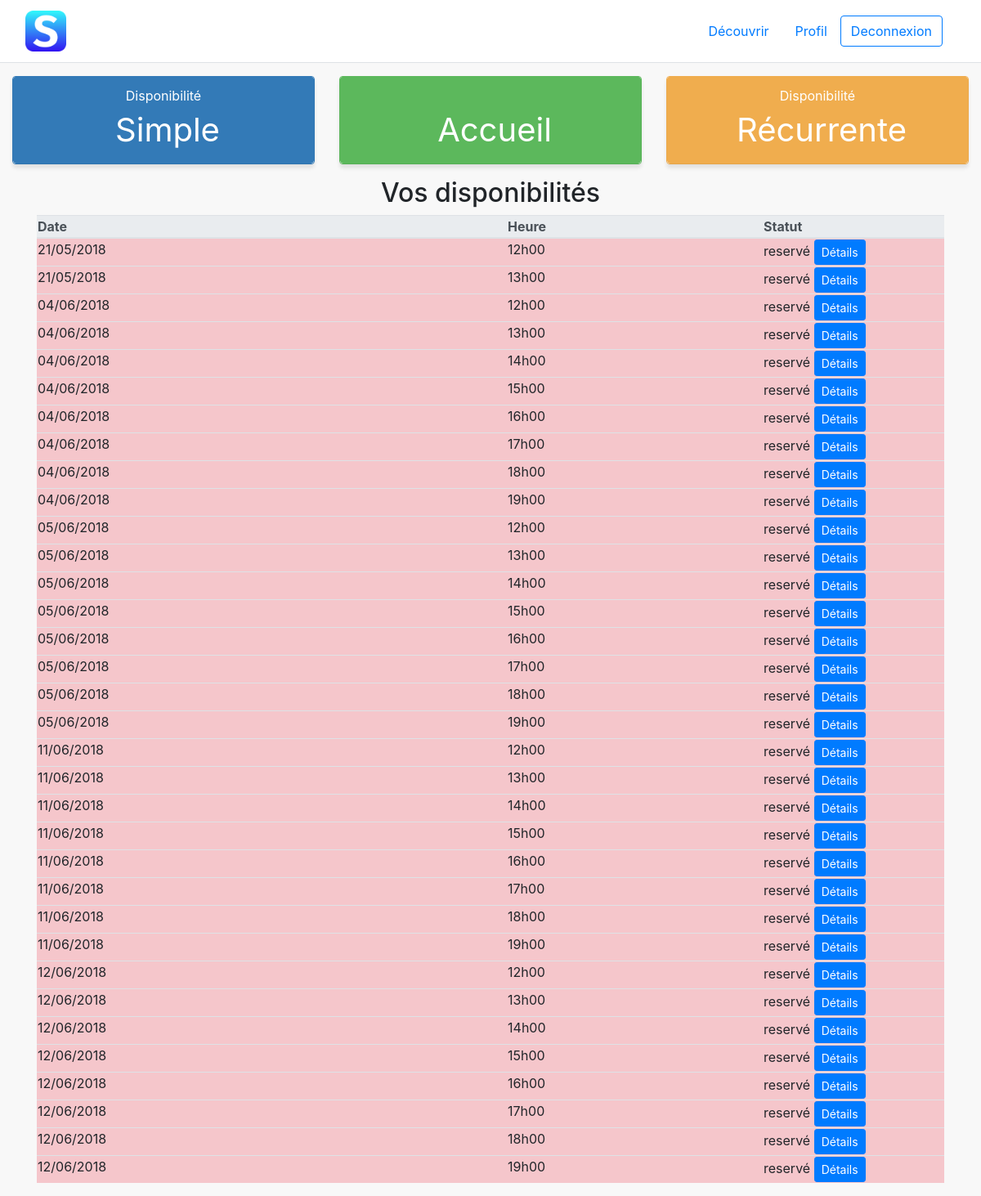
/ (signed in), run on the app's committed database.
### tables this page shows
CREATE TABLE `disponibilites` (
  `id_dispo` int(11) NOT NULL,
  `id_babysitter` int(11) NOT NULL,
  `creneau` datetime NOT NULL,
  `statut` varchar(255) NOT NULL,
  `id_reservation` int(11) DEFAULT NULL
);

### controller/frontend.php (called while the page is built, shortened)
<?php
require_once ('model/MemberManager.php');
require_once ('model/SlotManager.php');
function showProfil() {
    $memberManager = new \LO07\Sittie2\Model\MemberManager();
    $slotManager = new \LO07\Sittie2\Model\SlotManager();
    if ($_SESSION['type'] == 1) {
        $babysitter = $memberManager->getBabysitterInfosID($_SESSION['id']);
        $slots = $slotManager->getDispos($_SESSION['id']);
    }
    require('view/profilPage.php');
}

### model/slotManager.php (called while the page is built, shortened)
<?php
class SlotManager {
    protected function dbConnect() {
        try {
            $db = new \PDO('mysql:host=localhost;dbname=sitties;charset=utf8', 'root', 'root', array(\PDO::ATTR_ERRMODE => \PDO::ERRMODE_EXCEPTION));
            return $db;
        } catch (Exception $e) {
            echo 'Echec de connexion : ' . $e->getMessage();
        }
    }
    public function getDispos($id_babysitter) {
        $db = $this->dbConnect();
        $slots = $db->prepare('SELECT id_dispo, DATE_FORMAT(creneau, "%d/%m/%Y") AS date, DATE_FORMAT(creneau, "%Hh%i") AS heure, statut, id_reservation FROM disponibilites WHERE id_babysitter = ? ORDER BY creneau');
        $slots->execute(array($id_babysitter));
        return $slots;
    }
}

### model/memberManager.php (called while the page is built, shortened)
<?php
class MemberManager {
    protected function dbConnect() {
        try {
            $db = new \PDO('mysql:host=localhost;dbname=sitties;charset=utf8', 'root', 'root');
            return $db;
        } catch (Exception $e) {
            echo 'Echec de connexion : ' . $e->getMessage();
        }
    }
    public function getBabysitterInfosID($id) {
        $db = $this->dbConnect();
        $req = $db->prepare('SELECT * FROM babysitters WHERE id = ?');
        $req->execute(array($id));
        $babysitter = $req->fetch();
        return $babysitter;
    }
}

### view/profilPage.php (the view, shortened to what this page needs)
<?php
if ($_SESSION['type'] == 1) {
      ?>
      <div class="container-fluid">
      <div class="row justify-content-md-center mt-3">
      <h2>Vos disponibilités</h2>
      </div>
    </div>
    <div class="container">
    <table class="table table-hover btn-table">
    <thead class="thead-light">
          <tr>
              <th>Date</th>
              <th>Heure</th>
              <th style="width: 20%">Statut</th>
          </tr>
        </thead>
          <?php
          while ($slot = $slots->fetch()) {
              if ($slot['statut'] != 'expiré') {
                  if ($slot['statut'] == 'reservé') echo "<tr class='table-danger'>";
                  if ($slot['statut'] == 'disponible') echo "<tr class='table-success'>";?>
                      <td><?= $slot['date'] ?></td>
                      <td><?= $slot['heure'] ?></td>
                      <td><?= $slot['statut'] ?>
              <?php if ($slot['statut'] == 'reservé')
                  echo
                  '<a type="button" class="btn btn-primary btn-sm" href="index.php?action=showReservation&id=' . $slot['id_reservation'] . '">Détails</a></td>';
              ?>
                  </tr>
              <?php
            }
          }
      echo "</table>";
}
    ?>
<?php
$content = ob_get_clean();
require('view/templateProfil.php'); ?>

### index.php (shortened to what this page needs)
<?php
require('controller/frontend.php');
if (isset($_SESSION['id']) && isset($_SESSION['email']) && isset($_SESSION['type'])) {
    if (isset($_GET['action'])) {
        if ($_GET['action'] == 'deconnexion') {
            deconnectMember();
        } elseif ($_GET['action'] == 'disponibilite') {
            if ($_GET['type'] == 'simple')
                require('view/dispoSimpleForm.php');
            if ($_GET['type'] == 'recurrente')
                require('view/dispoRecurrenteForm.php');
        }
        elseif ($_GET['action'] == 'addDispoSimple') {
            if (!empty($_POST['date']) && !empty($_POST['heure_debut']) && !empty($_POST['heure_fin'])) {
                addDispoSimple($_SESSION['id'], $_POST['date'], $_POST['heure_debut'], $_POST['heure_fin']);
            } else {
                throw new Exception('tous les champs n\'ont pas été remplis');
            }
        } elseif ($_GET['action'] == 'addDispoRecurrente') {
            if (!empty($_POST['weekday']) && !empty($_POST['date_debut']) && !empty($_POST['date_fin'])) {
                addDispoRecurrente($_SESSION['id'], $_POST['weekday'], $_POST['date_debut'], $_POST['date_fin']);
            } else {
                throw new Exception('tous les champs n\'ont pas été remplis');
            }
        } elseif ($_GET['action'] == 'reservation') {
            if ($_GET['type'] == 'ponctuelle')
                getListeEnfants();
            if ($_GET['type'] == 'reguliere')
                getListeEnfants();
            if ($_GET['type'] == 'langue')
                getResaLangueForm();
        }
        elseif ($_GET['action'] == 'requestResaPonctuelle') {
            if (!empty($_POST['date']) && !empty($_POST['heure_debut']) && !empty($_POST['heure_fin']) && !empty($_POST['enfants'])) {
                requestResaPonctuelle($_SESSION['id'], $_POST['date'], $_POST['heure_debut'], $_POST['heure_fin'], $_POST['enfants']);
            } else {
                throw new Exception('tous les champs n\'ont pas été remplis');
            }
        } elseif ($_GET['action'] == 'requestResaReguliere') {
            if (!empty($_POST['date_debut']) && !empty($_POST['date_fin']) && !empty($_POST['weekday']) && !empty($_POST['enfants'])) {
                requestResaReguliere($_SESSION['id'], $_POST['date_debut'], $_POST['date_fin'], $_POST['weekday'], $_POST['enfants']);
            } else {
                throw new Exception('tous les champs n\'ont pas été remplis');
            }
        } elseif ($_GET['action'] == 'requestResaLangue') {
            if (!empty($_POST['langue']) && !empty($_POST['enfants'])) {
                requestResaLangue($_SESSION['id'], $_POST['langue'], $_POST['enfants']);
            } else {
                throw new Exception('tous les champs n\'ont pas été remplis');
            }
        } elseif ($_GET['action'] == 'createReservation') {
            if (isset($_GET['id']) && isset($_GET['creneaux']) && isset($_GET['enfants']) && isset($_GET['type'])) {
                createReservation($_SESSION['id'], $_GET['id'], $_GET['creneaux'], $_GET['enfants'], $_GET['type']);
            } else {
                throw new Exception('tous les champs n\'ont pas été remplis');
            }
        } elseif ($_GET['action'] == 'createResaLangue') {
            if (!empty($_POST['id_babysitter']) && !empty($_POST['dispo']) && !empty($_POST['enfants'])) {
                createResaLangue($_SESSION['id'], $_POST['id_babysitter'], $_POST['dispo'], $_POST['enfants']);
            } else {
                throw new Exception('tous les champs n\'ont pas été remplis');
            }
        } elseif ($_GET['action'] == 'showReservation') {
            if (isset($_GET['id'])) {
                showReservation($_GET['id']);
            }
        } elseif ($_GET['action'] == 'closeReservationForm') {
            if (isset($_GET['id'])) {
                require('view/closeReservationForm.php');
            }
        } elseif ($_GET['action'] == 'closeReservation') {
            if (!empty($_POST['id_reservation']) && !empty($_POST['note']) && !empty($_POST['heure_debut']) && !empty($_POST['heure_fin']) && !empty($_POST['evaluation']) && !empty($_POST['type'])) {
                closeReservation($_POST['id_reservation'], $_POST['heure_debut'], $_POST['heure_fin'], $_POST['note'], $_POST['evaluation'], $_POST['type']);
            } else {
                throw new Exception('tous les champs n\'ont pas été remplis');
            }
        } elseif ($_GET['action'] == 'validateApplication') {
            if (isset($_GET['id'])) {
                validateApplication($_GET['id']);
            }
        } elseif ($_GET['action'] == 'declineApplication') {
            if (isset($_GET['id'])) {
                declineApplication($_GET['id']);
            }
        } elseif ($_GET['action'] == 'searchBabysitter') {
            if (isset($_POST['name'])) {
                searchBabysitter($_POST['name']);
            }
        } elseif ($_GET['action'] == 'showRevenuList') {
                showRevenuList();
        } elseif ($_GET['action'] == 'showSearchForm') {
                showSearchForm();
        } elseif ($_GET['action'] == 'showBabysitterDetails') {
            if (isset($_GET['id'])) {
                showBabysitterDetails($_GET['id']);
            }
        } elseif ($_GET['action'] == 'blockBabysitter') {
            if (isset($_GET['id']) && isset($_GET['nom'])) {
                blockBabysitter($_GET['id'], $_GET['nom']);
            }
        } elseif ($_GET['action'] == 'unblockBabysitter') {
            if (isset($_GET['id']) && isset($_GET['nom'])) {
                unblockBabysitter($_GET['id'], $_GET['nom']);
            }
        }
    } else {
        showProfil();
    }
} elseif (isset($_COOKIE['email']) && isset($_COOKIE['pass_hash'])) {
    if (!empty($_COOKIE['email']) && !empty($_COOKIE['pass_hash'])) {
        cookieConnect($_COOKIE['email'], $_COOKIE['pass_hash']);
    }
}

### view/templateProfil.php (shortened to what this page needs)
<!DOCTYPE html>
<html lang="en">
<head>
  <link href="public/bootstrap/css/bootstrap.css" rel="stylesheet">
  <link href="public/bootstrap/css/sb-admin-2.css" rel="stylesheet">
  </head>
  <body>
<nav class="navbar navbar-light bg-light static-top justify-content-between border-bottom">
  <div class="container-fluid">
    <a class="navbar-brand" href="#">
    <img src="icon.png" width="50" height="50">
    </a>
    <div class="navbar">
    <a class="nav-link" href="#discover">Découvrir</a>
    <?php
    if (isset($_SESSION['id']) && isset($_SESSION['email'])) {
      echo('
      <a class="nav-link" href="index.php">Profil</a>
      <a type="button" class="btn btn-outline-primary" href="index.php?action=deconnexion">Deconnexion</a>
      ');
  } else {
    echo('
    <a class="nav-link" href="index.php?action=registration">Inscription</a>
    <button type="button" class="btn btn-primary" data-toggle="modal" data-target="#connexionModalCenter">Connexion</button>
    ');
  }
    ?>
    </div>
  </div>
</nav>
<?php
if (isset($babysitter) && $_SESSION['type'] == 1 && !$babysitter['candidature_valide']) {
      echo "Votre candidature n'a pas encore été validée";
  } else {
      ?>
<div class="container-fluid mt-3">
  <div class="row justify-content-md-center">
    <div class="col-lg-4 col-md-6">
      <div class="panel panel-primary">
        <div class="panel panel-heading">
      <div class="row justify-content-md-center">
        <?php if ($_SESSION['type'] == 1) echo "<span>Disponibilité</span>";?>
      </div>
      <div class="row justify-content-md-center">
        <?php if ($_SESSION['type'] == 1) echo "<a class='huge' href='index.php?action=disponibilite&type=simple'>Simple</a>";?>
      </div>
    </div>
    </div>
  </div>
      <div class="col-lg-4 col-md-6">
        <div class="panel panel-green">
          <div class="panel panel-heading">
            <div class="row justify-content-md-center">
              </div>
            <div class="row justify-content-md-center">
                <?php if ($_SESSION['type'] == 1) echo "<a class='huge' href='index.php'>Accueil</a>";?>
              </div>
            </div>
  </div>
</div>
    <div class="col-lg-4 col-md-6">
      <div class="panel panel-yellow">
        <div class="panel panel-heading">
      <div class="row justify-content-md-center">
        <?php if ($_SESSION['type'] == 1) echo "<span>Disponibilité</span>";?>
      </div>
      <div class="row justify-content-md-center">
        <?php if ($_SESSION['type'] == 1) echo "<a class='huge' href='index.php?action=disponibilite&type=recurrente'>Récurrente</a>";?>
      </div>
    </div>
  </div>
    </div>
      </div>
</div>
<?php } ?>
<?= $content ?>
</body>
</html>

### data on the page
disponibilites: date "21/05/2018", heure "12h00", statut "reservé"
disponibilites: date "21/05/2018", heure "13h00", statut "reservé"
disponibilites: date "04/06/2018", heure "12h00", statut "reservé"
disponibilites: date "04/06/2018", heure "13h00", statut "reservé"
disponibilites: date "04/06/2018", heure "14h00", statut "reservé"
disponibilites: date "04/06/2018", heure "15h00", statut "reservé"
disponibilites: date "04/06/2018", heure "16h00", statut "reservé"
disponibilites: date "04/06/2018", heure "17h00", statut "reservé"
disponibilites: date "04/06/2018", heure "18h00", statut "reservé"
disponibilites: date "04/06/2018", heure "19h00", statut "reservé"
disponibilites: date "05/06/2018", heure "12h00", statut "reservé"
disponibilites: date "05/06/2018", heure "13h00", statut "reservé"
disponibilites: date "05/06/2018", heure "14h00", statut "reservé"
disponibilites: date "05/06/2018", heure "15h00", statut "reservé"
disponibilites: date "05/06/2018", heure "16h00", statut "reservé"
disponibilites: date "05/06/2018", heure "17h00", statut "reservé"
disponibilites: date "05/06/2018", heure "18h00", statut "reservé"
disponibilites: date "05/06/2018", heure "19h00", statut "reservé"
disponibilites: date "11/06/2018", heure "12h00", statut "reservé"
disponibilites: date "11/06/2018", heure "13h00", statut "reservé"
disponibilites: date "11/06/2018", heure "14h00", statut "reservé"
disponibilites: date "11/06/2018", heure "15h00", statut "reservé"
disponibilites: date "11/06/2018", heure "16h00", statut "reservé"
disponibilites: date "11/06/2018", heure "17h00", statut "reservé"
disponibilites: date "11/06/2018", heure "18h00", statut "reservé"
disponibilites: date "11/06/2018", heure "19h00", statut "reservé"
disponibilites: date "12/06/2018", heure "12h00", statut "reservé"
disponibilites: date "12/06/2018", heure "13h00", statut "reservé"
disponibilites: date "12/06/2018", heure "14h00", statut "reservé"
disponibilites: date "12/06/2018", heure "15h00", statut "reservé"
disponibilites: date "12/06/2018", heure "16h00", statut "reservé"
disponibilites: date "12/06/2018", heure "17h00", statut "reservé"
disponibilites: date "12/06/2018", heure "18h00", statut "reservé"
disponibilites: date "12/06/2018", heure "19h00", statut "reservé"
